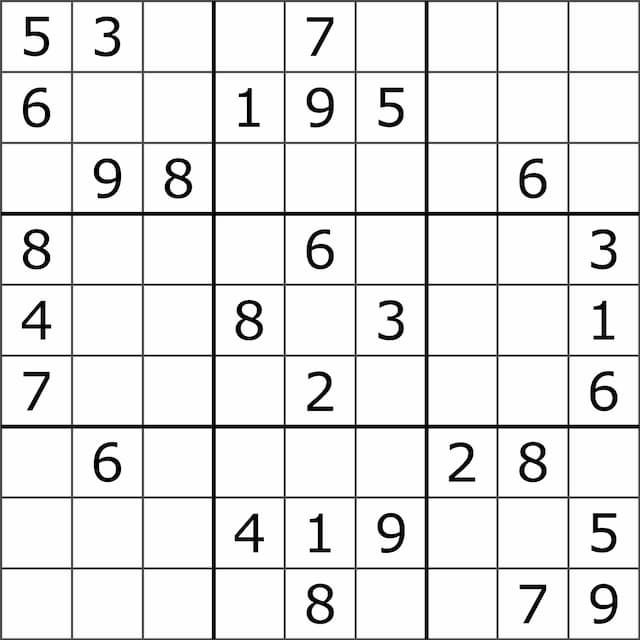
#> input picture Algorithm/Img/sukudo.jpg, 640 x 640 px, given in place of test.mp4, which was not available
$ python DetectLane-Line.py
#> lines starting #> are read from the running program, lines starting #| are printed output that depends on the picture; after the words box and inside, x2 and y2 are one past the last pixel; in counts of white or black regions, pixels touching at a corner belong together; pictures that were not available may be replaced by others from this repository, and a replacement may not be noted
#> further down, frame is the input picture: shape (640, 640, 3); min 0, max 255, mean 231.4
import cv2
import numpy as np
import matplotlib.pyplot as plt


def make_coordinates(image, line_parameters):
    slope, intercept = line_parameters
    y1 = image.shape[0]
    y2 = int(y1 * (3 / 5))
    x1 = int((y1 - intercept) / slope)
    x2 = int((y2 - intercept) / slope)

    return np.array([x1, y1, x2, y2])


def average_slope_inercept(image, lines):
    left_fit = []
    right_fit = []
    for line in lines:
        x1, y1, x2, y2 = line.reshape(4)
        parameters = np.polyfit((x1, x2), (y1, y2), 1)
        slope = parameters[0]
        intercept = parameters[1]
        if slope < 0:
            left_fit.append((slope, intercept))
        else:
            right_fit.append((slope, intercept))
    left_fit_average = np.average(left_fit, axis=0)
    right_fit_average = np.average(right_fit, axis=0)
    left_line = make_coordinates(image, left_fit_average)
    right_line = make_coordinates(image, right_fit_average)
    return np.array([left_line, right_line])


def canny(image):
    gray = cv2.cvtColor(image, cv2.COLOR_RGB2GRAY)
    blur = cv2.GaussianBlur(gray, (5, 5), 0)
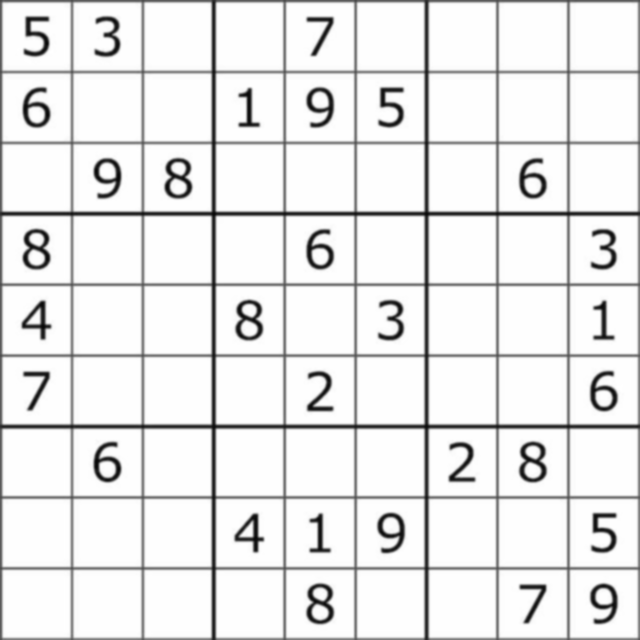
#> blur: shape (640, 640); min 7, max 255, mean 231.5
    canny = cv2.Canny(blur, 50, 150)
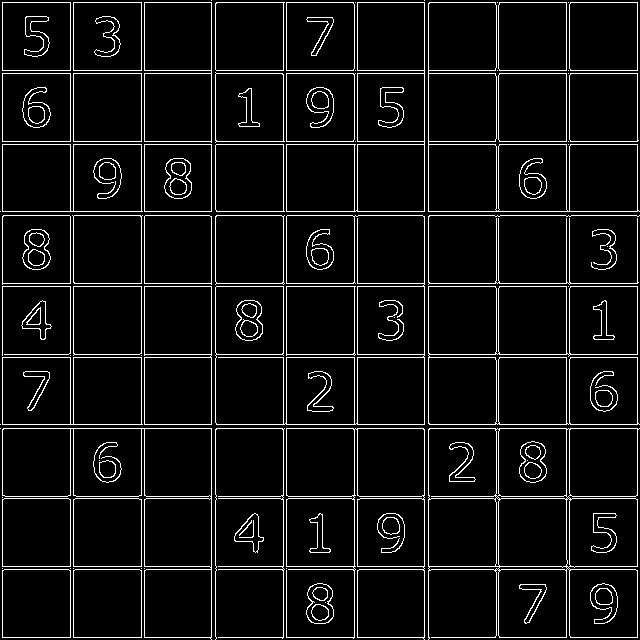
#> canny: shape (640, 640); 6.9% white in thin lines or dots
    return canny


def display_lines(image, lines):
    line_image = np.zeros_like(image)
    if lines is not None:
        for x1, y1, x2, y2 in lines:
            # for line in lines:
            # x1, y1, x2, y2 = line.reshape(4)
            cv2.line(line_image, (x1, y1), (x2, y2), (255, 0, 0), 10)
    return line_image


def region_of_interest(image):
    height = image.shape[0]
#> height = 640
    polygons = np.array([[(200, height), (1100, height), (550, 250)]])
#> polygons = [[200, 640], [1100, 640], [550, 250]]
    mask = np.zeros_like(image)
    cv2.fillPoly(mask, polygons, 255)
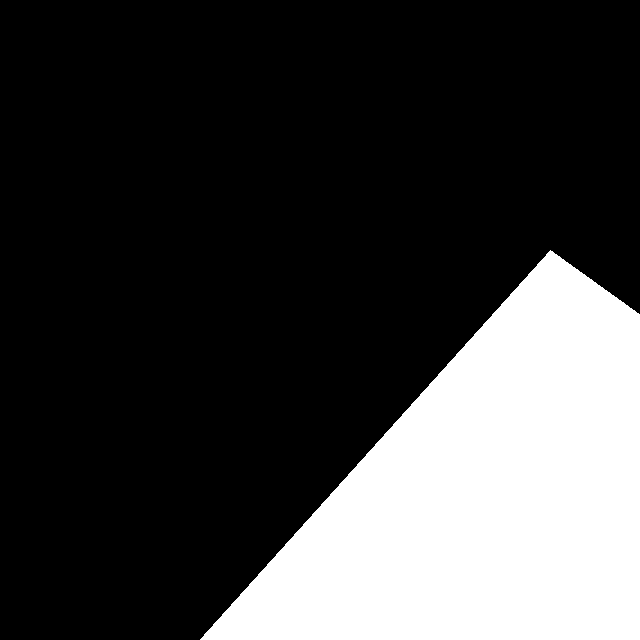
#> mask: shape (640, 640); 24.5% white; 1 white region, box (x1, y1, x2, y2) and area: (200, 250, 640, 640) 100470
    masked_image = cv2.bitwise_and(image, mask)
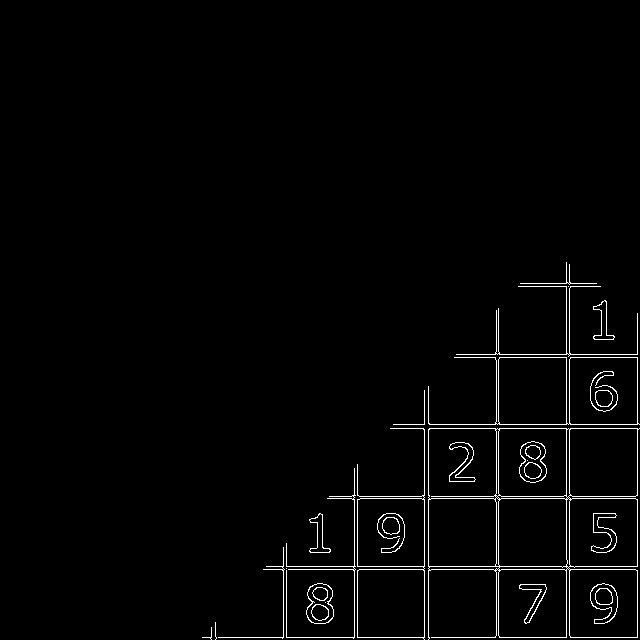
#> masked_image: shape (640, 640); 1.8% white in thin lines or dots, all inside (x1, y1, x2, y2) = (202, 262, 640, 640)
    return masked_image


""" Image Process
image =cv2.imread('test_image.jpg')
lane_image = np.copy(image)
canny_image = canny(lane_image)
cropped_image = region_of_interest(canny_image)
lines = cv2.HoughLinesP(cropped_image, 2, np.pi/180, 100,
                        np.array([]), minLineLength=40, maxLineGap=5)
averaged_lines = average_slope_inercept(lane_image, lines)
line_image = display_lines(lane_image, averaged_lines)
combo_image = cv2.addWeighted(lane_image, 0.8, line_image, 1, 1)

cv2.imshow('result', combo_image)
cv2.waitKey(0)
"""

cap = cv2.VideoCapture("/home/tan/Python Source/video/test.mp4")
# cap = cv2.VideoCapture(0)
# cap.set(3, 640)  # WIDTH
# cap.set(4, 480)  # HEIGHT
while cap.isOpened():
    _, frame = cap.read()
    canny_image = canny(frame)
    cropped_image = region_of_interest(canny_image)
    lines = cv2.HoughLinesP(cropped_image, 2, np.pi / 180, 100, np.array([]), minLineLength=40, maxLineGap=5)
#> lines = 18 rows, first 6: [202, 637, 637, 637], [569, 635, 569, 264], [266, 566, 637, 566], [263, 569, 635, 569], [329, 496, 635, 496], [637, 636, 637, 313]
    averaged_lines = average_slope_inercept(frame, lines)
#> the loop in average_slope_inercept, `for line in lines:` made 18 passes
#> (x1, y1, x2, y2, slope, intercept) on passes 1 to 12: (202, 637, 637, 637, 1.13e-17, 637), (569, 635, 569, 264, 0.395, 224.8), (266, 566, 637, 566, 1.39e-16, 566), (263, 569, 635, 569, 5.17e-17, 569), (329, 496, 635, 496, 2.06e-16, 496), (637, 636, 637, 313, 0.372, 237.2), (566, 636, 566, 262, 0.397, 224.5), (496, 635, 496, 360, 0.502, 248.7), (360, 498, 635, 498, 3.67e-16, 498), (393, 424, 639, 424, -1.78e-17, 424), (498, 635, 498, 308, 0.473, 235.7), (390, 428, 639, 428, 2.24e-16, 428)
#> after the loop in average_slope_inercept, `for line in lines:`: left_fit = [(-1.78e-17, 424), (-4.68e-17, 354)]; right_fit = [(1.13e-17, 637), (0.395, 224.8), (1.39e-16, 566), (5.17e-17, 569), (2.06e-16, 496), (0.372, 237.2), (0.397, 224.5), (0.502, 248.7), (3.67e-16, 498), (0.473, 235.7), (2.24e-16, 428), (0.599, 256.2), (0.607, 257.2), (2.43e-16, 357), (0.78, 276), (0.77, 275)]
#> in average_slope_inercept, `left_fit_average = np.average(left_fit, axis=0)`: left_fit_average = [-3.23e-17, 389]
#> in average_slope_inercept, `right_fit_average = np.average(right_fit, axis=0)`: right_fit_average = [0.306, 361.7]
#> in make_coordinates, `slope, intercept = line_parameters`: slope = -3.23e-17; intercept = 389
#> in make_coordinates, `x1 = int((y1 - intercept) / slope)`: x1 = -7773857351061175296
#> in make_coordinates, `x2 = int((y2 - intercept) / slope)`: x2 = 154857716156597120
#> in average_slope_inercept, `left_line = make_coordinates(image, left_fit_average)`: left_line = [-7773857351061175296, 640, 154857716156597120, 384]
#> in average_slope_inercept, `right_line = make_coordinates(image, right_fit_average)`: right_line = [909, 640, 73, 384]
#> averaged_lines = [[-7773857351061175296, 640, 154857716156597120, 384], [909, 640, 73, 384]]
#> the loop in display_lines, `for x1, y1, x2, y2 in lines:` made 1 pass
#> after the loop in display_lines, `for x1, y1, x2, y2 in lines:`: line_image: shape (640, 640, 3); every value is 0
#> (the run stopped early here; a loop or call above may not have finished)
